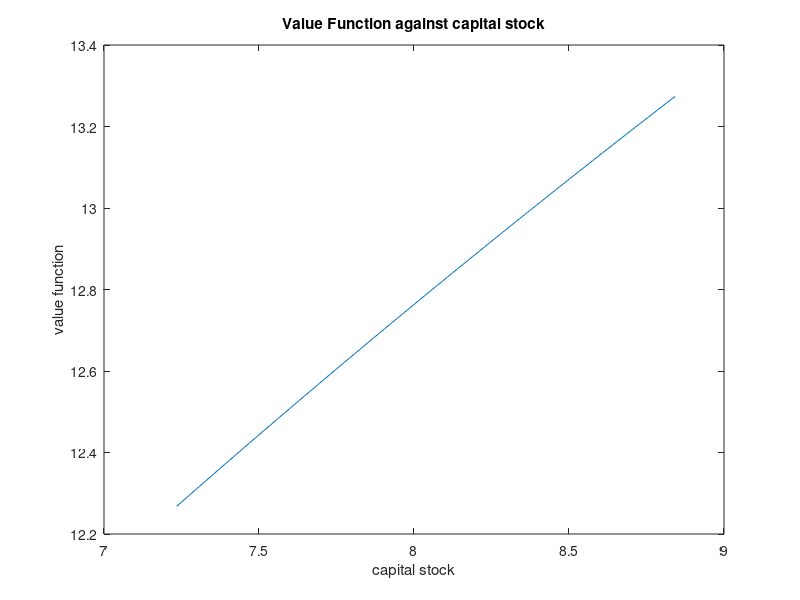
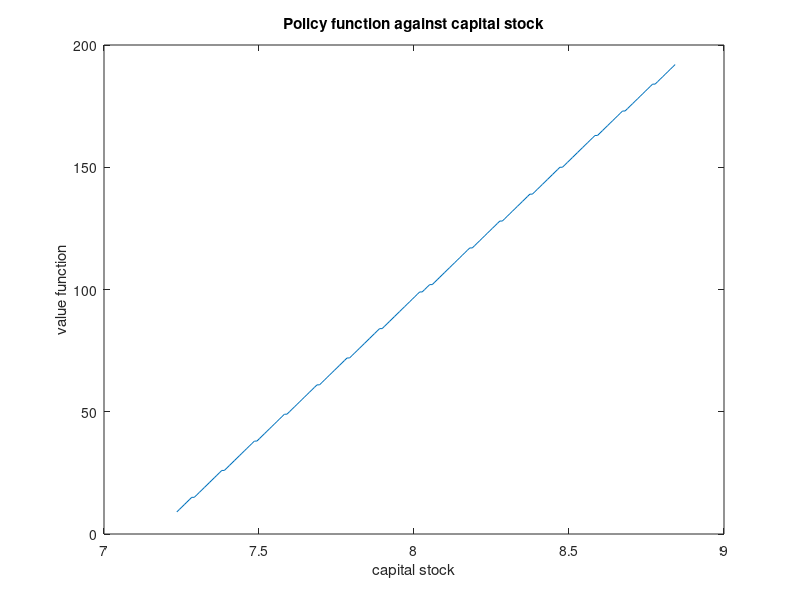
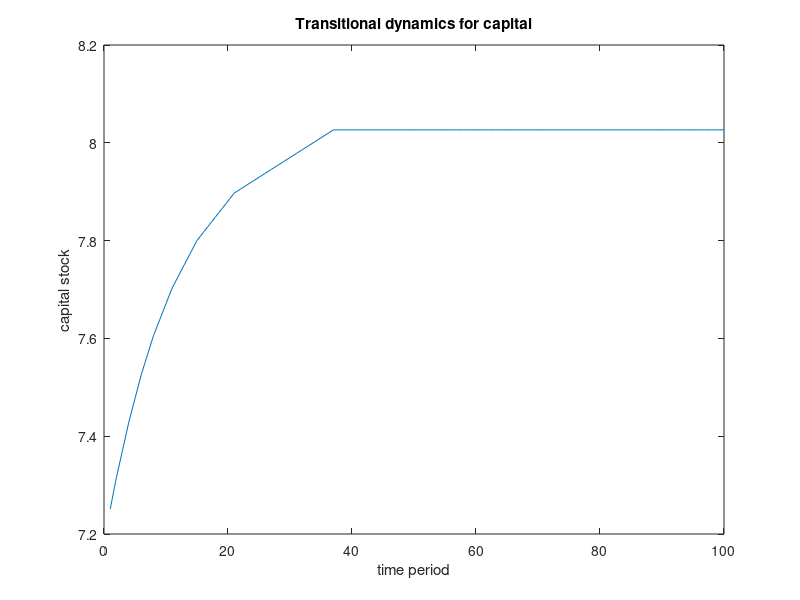

Source code (MATLAB) for these figures, in order:
% NGM model with value function iteration
% Code for infinite time DP 
% we set a initial guess for our value and we iterate forward

% Fabrizio Leone - 26-01-2018

%% 1. Housekeeping
clear all
clc

%% 2. Set parameters
sigma=1;
beta=0.96;
alpha=0.33;
delta=0.04;
kstar=(((1/(alpha*beta))-((1-delta)/alpha)))^(1/(alpha-1));

%create a grid for capital
kmin=kstar*.9;
kmax=kstar*1.1;
n=200;
step=(kmax-kmin)/(n-1);
k=(kmin:step:kmax);

%% 3. Set variables

y=k.^alpha; %production function
ytot=repmat(y+(1-delta)*k,n,1);
kprime=repmat(k,n,1);
c=ytot-kprime'; %check how consumption is constructed

%define utility function

if sigma==1
u=log(c);
else
u=(c.^(1-sigma)-1)/(1-sigma);
end
u(c<0) = -Inf;

% Initialize VFI
V0=zeros(n,1); %initial value function guess
diff=10;
toler=10^(-5);
it=1;
maxit=10^10;


while diff>=toler & it<=maxit %it<=maxit is not really necessary
    
    vp=repmat(V0,1,n);
    v=u+beta*vp;
    [V1 p]=max(v,[],1); %compute value and policy function (p): search for the max along each column
    value(it,:)=V1; %store the value of each iteration
    policy(it,:)=p;%store the policy of each iteration
    
    %metric distance
    diff=max(abs(V1'-V0)); 
    
    %update value function
    V0=V1';
    it=it+1;
    disp(it)
    
    % when the loop breaks, V1 will be the value function which solves the
    % problem: V_t=V_{t+1}. it is the fixed point.
    
end

%% 4. Plotting results

figure(1)
plot(k,V1)
title('Value Function against capital stock')
xlabel('capital stock')
ylabel('value function')
%notice: the value function is increasing in the current stock of capital

figure(2)
plot(k,p);
title('Policy function against capital stock')
xlabel('capital stock')
ylabel('value function')
% 
% figure(3)
% surf(value)
% title('Value Function surface')
% xlabel('capital today')
% ylabel('capital tomorrow')
% zlabel('value function')

%% 5. Simulation of transition dynamics

   P=100; % arbitrary length for transition path
   capital_index=ones(1,P);
   capital_transition=ones(1,P);
   capital_index(1)=(3); % arbitrary starting point in terms of the index
   %capital_index(1)=(150); % set an initial value above the ss.
   capital_transition(1)= k(capital_index(1));
   
   for t=2:P
   capital_index(t)=(p(capital_index(t-1)));%  evolution in index space   
   capital_transition(t)=k(capital_index(t)); % evoluation in capital space
   end
    
figure(4)    
plot(capital_transition)
title('Transitional dynamics for capital')
xlabel('time period')
ylabel('capital stock')
